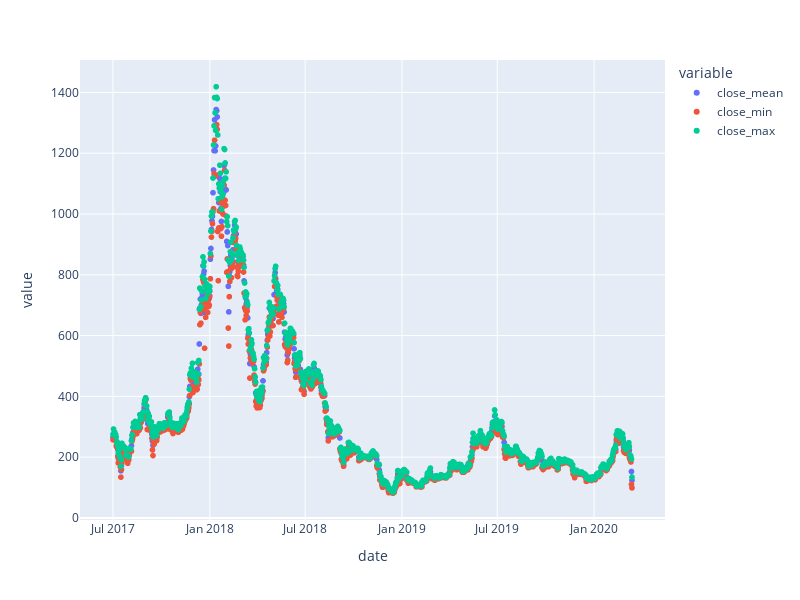

Notebook cell for this chart:
### Code cell
px.scatter(data_frame=df_flat_cat
          ,height= 600
          ,width= 800)

### Figure 1 — Plotly figure (JSON) as saved in the notebook; plotly's stock layout.template omitted (floating-point values rounded to 4 significant figures; data arrays with more than 128 entries replaced by an {"elided": "..."} marker saying what was removed)
{"data": [{"hovertemplate": "variable=close_mean<br>date=%{x}<br>value=%{y}<extra></extra>", "legendgroup": "close_mean", "marker": {"color": "#636efa", "symbol": "circle"}, "mode": "markers", "name": "close_mean", "showlegend": true, "type": "scattergl", "x": {"elided": "987 str values"}, "xaxis": "x", "y": {"elided": "987 float values"}, "yaxis": "y"}, {"hovertemplate": "variable=close_min<br>date=%{x}<br>value=%{y}<extra></extra>", "legendgroup": "close_min", "marker": {"color": "#EF553B", "symbol": "circle"}, "mode": "markers", "name": "close_min", "showlegend": true, "type": "scattergl", "x": {"elided": "987 str values"}, "xaxis": "x", "y": {"elided": "987 float values"}, "yaxis": "y"}, {"hovertemplate": "variable=close_max<br>date=%{x}<br>value=%{y}<extra></extra>", "legendgroup": "close_max", "marker": {"color": "#00cc96", "symbol": "circle"}, "mode": "markers", "name": "close_max", "showlegend": true, "type": "scattergl", "x": {"elided": "987 str values"}, "xaxis": "x", "y": {"elided": "987 float values"}, "yaxis": "y"}], "layout": {"height": 600, "legend": {"title": {"text": "variable"}, "tracegroupgap": 0}, "margin": {"t": 60}, "width": 800, "xaxis": {"anchor": "y", "autorange": true, "domain": [0, 1], "range": ["2017-04-29 05:21:18.5047", "2020-05-14 18:38:41.4953"], "title": {"text": "date"}, "type": "date"}, "yaxis": {"anchor": "x", "autorange": true, "domain": [0, 1], "range": [-6.713, 1507.0], "title": {"text": "value"}, "type": "linear"}}}
